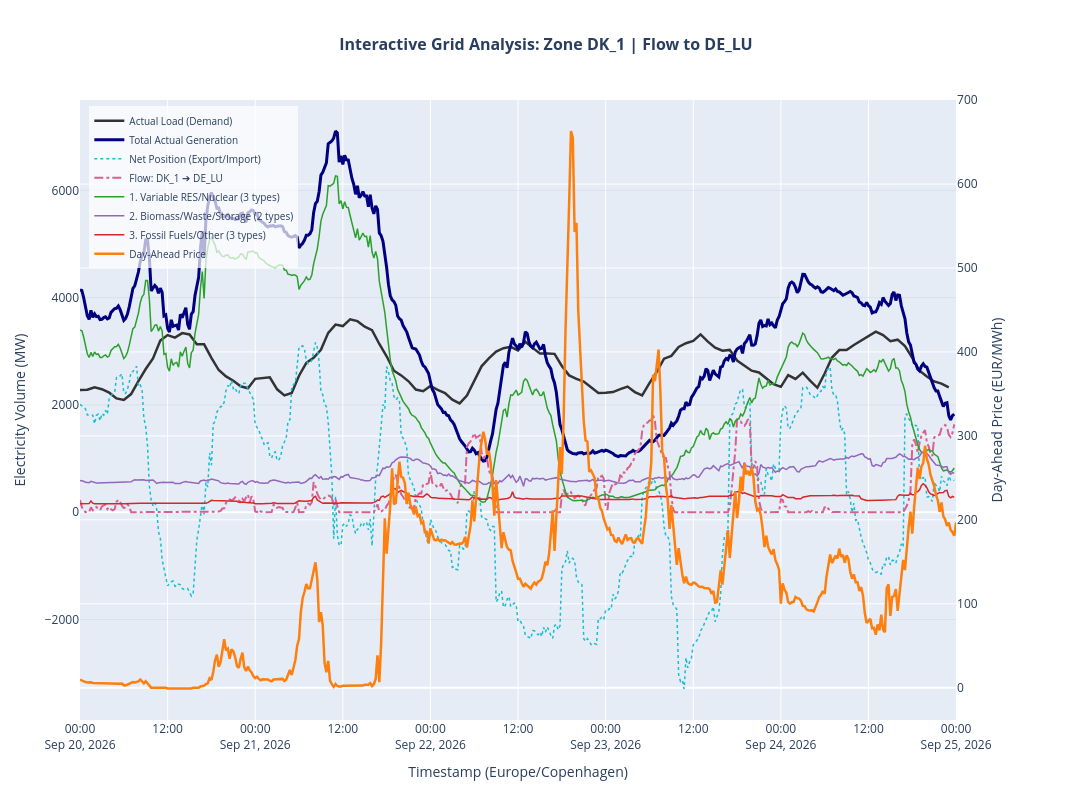

This figure's notebook cell:
### Code cell
from pathlib import Path
import pandas as pd
import plotly.graph_objects as go
from plotly.subplots import make_subplots
from entsoe import EntsoePandasClient
# from entsoe.mappings import AREA_MAPPINGS, lookup_area, NEIGHBOURS
from entsoe.exceptions import NoMatchingDataError
from entsoe.mappings import Area, lookup_area, NEIGHBOURS


# 1. Load API Key
cwd = Path.cwd()
api_file = cwd.parent.parent / "entsoe-api.txt"
if not api_file.exists():
    # Fallback to local directory if parent path doesn't exist
    api_file = Path("entsoe-api.txt")

API_TOKEN = api_file.read_text(encoding="utf-8").strip()
client = EntsoePandasClient(api_key=API_TOKEN)

# ==========================================================
# STEP 1: Select Origin Bidding Zone (country_code / country_code_from)
# ==========================================================
# ดึงชื่อคีย์ทั้งหมดจาก Area Enum
all_zones = sorted([area.name for area in Area])

print("=== [STEP 1] Available Origin Bidding Zones ===")
print(", ".join(all_zones))
print("==================================================")

country_code = input("\nEnter origin bidding zone (e.g., DK_1, DE, SE_3): ").strip().upper()

# ตรวจสอบความถูกต้องผ่านฟังก์ชันตรวจสอบของ Enum
if not hasattr(Area, country_code):
    raise ValueError(f"Invalid bidding zone: '{country_code}' is not recognized by ENTSO-E mapping.")

country_code_from = country_code
area_origin = lookup_area(country_code)
local_tz = area_origin.tz  # ดึง Timezone อัตโนมัติ
print(f"✅ Target Zone: {area_origin.meaning} | Timezone detected: {local_tz}")

# ==========================================================
# STEP 2: Select Connected Destination Zone (country_code_to)
# ==========================================================
print(f"\n=== [STEP 2] Possible Interconnected Zones for {country_code} ===")
possible_neighbors = sorted(NEIGHBOURS.get(country_code, []))

if not possible_neighbors:
    # Fallback if NEIGHBOURS map doesn't contain the exact code
    print("No pre-mapped neighbors found. Showing all available zones instead:")
    print(", ".join(all_zones))
    country_code_to = input("\nEnter destination bidding zone manually: ").strip()
else:
    print(", ".join(possible_neighbors))
    print("==================================================")
    country_code_to = input(f"\nEnter destination bidding zone from the list above: ").strip()

# ==========================================================
# STEP 3: Enter Start and End Dates
# ==========================================================
print("\n=== [STEP 3] Date Range Configuration ===")
print("Please enter dates using the pattern: YYYYMMDD (e.g., 20240101)")
print("==================================================")

start_input = input("Enter START date (YYYYMMDD): ").strip()
end_input = input("Enter END date (YYYYMMDD): ").strip()

try:
    start = pd.Timestamp(start_input, tz=local_tz)
    end = pd.Timestamp(end_input, tz=local_tz)
except Exception as e:
    raise ValueError(f"Date parsing failed. Please strictly follow 'YYYYMMDD'. Error: {e}")

# ==========================================================
# STEP 4: Fetch Data Safely
# ==========================================================
print(f"\n=== [STEP 4] Fetching Data for {country_code} ({start_input} to {end_input}) ===")
data_results = {}

def safe_query(func_name, func, *args, **kwargs):
    try:
        print(f" -> Fetching {func_name} ...")
        res = func(*args, **kwargs)
        data_results[func_name] = res
        return res
    except NoMatchingDataError:
        print(f"    ❌ No data found for {func_name}")
    except Exception as e:
        print(f"    ⚠️ Error in {func_name}: {type(e).__name__}")
    return None

# Core queries
safe_query('day_ahead_prices', client.query_day_ahead_prices, country_code, start=start, end=end)
safe_query('generation', client.query_generation, country_code, start=start, end=end, psr_type=None)
safe_query('load', client.query_load, country_code, start=start, end=end)
safe_query('net_position', client.query_net_position, country_code, start=start, end=end)

# Cross-border flows query between selected zones
safe_query('crossborder_flows', client.query_crossborder_flows, country_code_from, country_code_to, start=start, end=end)

# ==========================================================
# STEP 5: Process and Generate Plot
# ==========================================================
df_price = data_results.get('day_ahead_prices')
df_actual = data_results.get('generation')
df_load = data_results.get('load')
df_net_pos = data_results.get('net_position')
df_flows = data_results.get('crossborder_flows')

if df_price is None or df_actual is None:
    print("\n❌ Cannot generate plot: Generation or Price data is completely missing for this period.")
else:
    print("\n📊 Processing datasets and rendering Plotly dashboard...")
    
    # 1. Merit Order Processing
    merit_1_all = ['Solar', 'Wind Onshore', 'Wind Offshore', 'Hydro Run-of-river and pondage', 'Marine', 'Nuclear', 'Geothermal']
    merit_2_all = ['Biomass', 'Waste', 'Other renewable', 'Hydro Water Reservoir', 'Hydro Pumped Storage', 'Energy storage']
    merit_3_all = ['Fossil Gas', 'Fossil Hard coal', 'Fossil Brown coal/Lignite', 'Fossil Coal-derived gas', 'Fossil Oil', 'Fossil Oil shale', 'Fossil Peat', 'Other']

    available_cols = [c for c in df_actual.columns if "Consumption" not in c]
    m1_existing = [c for c in merit_1_all if c in available_cols]
    m2_existing = [c for c in merit_2_all if c in available_cols]
    m3_existing = [c for c in merit_3_all if c in available_cols]

    actual_m1 = df_actual[m1_existing].sum(axis=1) if m1_existing else pd.Series(0, index=df_actual.index)
    actual_m2 = df_actual[m2_existing].sum(axis=1) if m2_existing else pd.Series(0, index=df_actual.index)
    actual_m3 = df_actual[m3_existing].sum(axis=1) if m3_existing else pd.Series(0, index=df_actual.index)
    actual_total = df_actual[available_cols].sum(axis=1)

    load_series = df_load.iloc[:, 0] if isinstance(df_load, pd.DataFrame) else df_load
    net_pos_series = df_net_pos.iloc[:, 0] if isinstance(df_net_pos, pd.DataFrame) else df_net_pos
    
    # Extract cross-border flow series
    flow_series = df_flows.iloc[:, 0] if isinstance(df_flows, pd.DataFrame) else df_flows

    # 2. Build Subplot
    fig = make_subplots(specs=[[{"secondary_y": True}]])

    # Demand Line
    if load_series is not None:
        fig.add_trace(go.Scatter(x=load_series.index, y=load_series.values, name="Actual Load (Demand)", line=dict(color="#333333", width=2.5)), secondary_y=False)

    # Total Generation Line
    fig.add_trace(go.Scatter(x=actual_total.index, y=actual_total.values, name="Total Actual Generation", line=dict(color="#000080", width=3)), secondary_y=False)

    # Net Position Line
    if net_pos_series is not None:
        fig.add_trace(go.Scatter(x=net_pos_series.index, y=net_pos_series.values, name="Net Position (Export/Import)", line=dict(color="#17becf", width=1.5, dash="dot")), secondary_y=False)

    # 🟢 Cross Border Flow Line (New Addition!)
    if flow_series is not None:
        fig.add_trace(go.Scatter(x=flow_series.index, y=flow_series.values, name=f"Flow: {country_code_from} ➔ {country_code_to}", line=dict(color="#db5f8e", width=2, dash="dashdot")), secondary_y=False)

    # Merit Order Groups Traces
    fig.add_trace(go.Scatter(x=actual_m1.index, y=actual_m1.values, name=f"1. Variable RES/Nuclear ({len(m1_existing)} types)", line=dict(color="#2ca02c", width=1.5)), secondary_y=False)
    fig.add_trace(go.Scatter(x=actual_m2.index, y=actual_m2.values, name=f"2. Biomass/Waste/Storage ({len(m2_existing)} types)", line=dict(color="#9467bd", width=1.5)), secondary_y=False)
    fig.add_trace(go.Scatter(x=actual_m3.index, y=actual_m3.values, name=f"3. Fossil Fuels/Other ({len(m3_existing)} types)", line=dict(color="#d62728", width=1.5)), secondary_y=False)

    # Day-Ahead Price (Right Y-Axis)
    fig.add_trace(go.Scatter(x=df_price.index, y=df_price.values, name="Day-Ahead Price", line=dict(color="#ff7f0e", width=2.5), hovertemplate="Price: %{y:,.2f} EUR/MWh"), secondary_y=True)

    # Layout Setup
    fig.update_layout(
        title=dict(text=f"<b>Interactive Grid Analysis: Zone {country_code} | Flow to {country_code_to}</b>", x=0.5, font=dict(size=16)),
        xaxis_title=f"Timestamp ({local_tz})",
        hovermode="x unified",
        legend=dict(x=0.01, y=0.99, bgcolor="rgba(255, 255, 255, 0.7)", font=dict(size=10)),
        width=1300,
        height=800
    )
    fig.update_yaxes(title_text="Electricity Volume (MW)", secondary_y=False, gridcolor="rgba(0,0,0,0.05)")
    fig.update_yaxes(title_text="Day-Ahead Price (EUR/MWh)", secondary_y=True)

    fig.show()

### Figure 1 — Plotly figure (JSON) as saved in the notebook; plotly's stock layout.template omitted (floating-point values rounded to 4 significant figures; data arrays with more than 128 entries replaced by an {"elided": "..."} marker saying what was removed)
{"data": [{"line": {"color": "#333333", "width": 2.5}, "name": "Actual Load (Demand)", "type": "scatter", "x": ["2026-09-20T00:00:00+02:00", "2026-09-20T01:00:00+02:00", "2026-09-20T02:00:00+02:00", "2026-09-20T03:00:00+02:00", "2026-09-20T04:00:00+02:00", "2026-09-20T05:00:00+02:00", "2026-09-20T06:00:00+02:00", "2026-09-20T07:00:00+02:00", "2026-09-20T08:00:00+02:00", "2026-09-20T09:00:00+02:00", "2026-09-20T10:00:00+02:00", "2026-09-20T11:00:00+02:00", "2026-09-20T12:00:00+02:00", "2026-09-20T13:00:00+02:00", "2026-09-20T14:00:00+02:00", "2026-09-20T15:00:00+02:00", "2026-09-20T16:00:00+02:00", "2026-09-20T17:00:00+02:00", "2026-09-20T18:00:00+02:00", "2026-09-20T19:00:00+02:00", "2026-09-20T20:00:00+02:00", "2026-09-20T21:00:00+02:00", "2026-09-20T22:00:00+02:00", "2026-09-20T23:00:00+02:00", "2026-09-21T00:00:00+02:00", "2026-09-21T01:00:00+02:00", "2026-09-21T02:00:00+02:00", "2026-09-21T03:00:00+02:00", "2026-09-21T04:00:00+02:00", "2026-09-21T05:00:00+02:00", "2026-09-21T06:00:00+02:00", "2026-09-21T07:00:00+02:00", "2026-09-21T08:00:00+02:00", "2026-09-21T09:00:00+02:00", "2026-09-21T10:00:00+02:00", "2026-09-21T11:00:00+02:00", "2026-09-21T12:00:00+02:00", "2026-09-21T13:00:00+02:00", "2026-09-21T14:00:00+02:00", "2026-09-21T15:00:00+02:00", "2026-09-21T16:00:00+02:00", "2026-09-21T17:00:00+02:00", "2026-09-21T18:00:00+02:00", "2026-09-21T19:00:00+02:00", "2026-09-21T20:00:00+02:00", "2026-09-21T21:00:00+02:00", "2026-09-21T22:00:00+02:00", "2026-09-21T23:00:00+02:00", "2026-09-22T00:00:00+02:00", "2026-09-22T01:00:00+02:00", "2026-09-22T02:00:00+02:00", "2026-09-22T03:00:00+02:00", "2026-09-22T04:00:00+02:00", "2026-09-22T05:00:00+02:00", "2026-09-22T06:00:00+02:00", "2026-09-22T07:00:00+02:00", "2026-09-22T08:00:00+02:00", "2026-09-22T09:00:00+02:00", "2026-09-22T10:00:00+02:00", "2026-09-22T11:00:00+02:00", "2026-09-22T12:00:00+02:00", "2026-09-22T13:00:00+02:00", "2026-09-22T14:00:00+02:00", "2026-09-22T15:00:00+02:00", "2026-09-22T16:00:00+02:00", "2026-09-22T17:00:00+02:00", "2026-09-22T18:00:00+02:00", "2026-09-22T19:00:00+02:00", "2026-09-22T20:00:00+02:00", "2026-09-22T21:00:00+02:00", "2026-09-22T22:00:00+02:00", "2026-09-22T23:00:00+02:00", "2026-09-23T00:00:00+02:00", "2026-09-23T01:00:00+02:00", "2026-09-23T02:00:00+02:00", "2026-09-23T03:00:00+02:00", "2026-09-23T04:00:00+02:00", "2026-09-23T05:00:00+02:00", "2026-09-23T06:00:00+02:00", "2026-09-23T07:00:00+02:00", "2026-09-23T08:00:00+02:00", "2026-09-23T09:00:00+02:00", "2026-09-23T10:00:00+02:00", "2026-09-23T11:00:00+02:00", "2026-09-23T12:00:00+02:00", "2026-09-23T13:00:00+02:00", "2026-09-23T14:00:00+02:00", "2026-09-23T15:00:00+02:00", "2026-09-23T16:00:00+02:00", "2026-09-23T17:00:00+02:00", "2026-09-23T18:00:00+02:00", "2026-09-23T19:00:00+02:00", "2026-09-23T20:00:00+02:00", "2026-09-23T21:00:00+02:00", "2026-09-23T23:00:00+02:00", "2026-09-24T00:00:00+02:00", "2026-09-24T01:00:00+02:00", "2026-09-24T02:00:00+02:00", "2026-09-24T03:00:00+02:00", "2026-09-24T04:00:00+02:00", "2026-09-24T05:00:00+02:00", "2026-09-24T06:00:00+02:00", "2026-09-24T07:00:00+02:00", "2026-09-24T08:00:00+02:00", "2026-09-24T09:00:00+02:00", "2026-09-24T10:00:00+02:00", "2026-09-24T11:00:00+02:00", "2026-09-24T12:00:00+02:00", "2026-09-24T13:00:00+02:00", "2026-09-24T14:00:00+02:00", "2026-09-24T15:00:00+02:00", "2026-09-24T16:00:00+02:00", "2026-09-24T17:00:00+02:00", "2026-09-24T18:00:00+02:00", "2026-09-24T19:00:00+02:00", "2026-09-24T20:00:00+02:00", "2026-09-24T21:00:00+02:00", "2026-09-24T22:00:00+02:00", "2026-09-24T23:00:00+02:00"], "xaxis": "x", "y": [2280.0, 2282.0, 2328.0, 2293.0, 2228.0, 2121.0, 2092.0, 2202.0, 2443.0, 2669.0, 2867.0, 3202.0, 3302.0, 3255.0, 3339.0, 3313.0, 3132.0, 3130.0, 2878.0, 2650.0, 2532.0, 2451.0, 2347.0, 2309.0, 2486.0, 2497.0, 2516.0, 2291.0, 2178.0, 2223.0, 2544.0, 2786.0, 2876.0, 3029.0, 3344.0, 3496.0, 3470.0, 3597.0, 3562.0, 3458.0, 3392.0, 3136.0, 2907.0, 2638.0, 2550.0, 2440.0, 2287.0, 2255.0, 2352.0, 2280.0, 2222.0, 2099.0, 2027.0, 2174.0, 2451.0, 2719.0, 2867.0, 2994.0, 3057.0, 3082.0, 3015.0, 3176.0, 3063.0, 2957.0, 2960.0, 2952.0, 2725.0, 2551.0, 2485.0, 2434.0, 2328.0, 2224.0, 2229.0, 2239.0, 2296.0, 2343.0, 2240.0, 2176.0, 2407.0, 2615.0, 2862.0, 2915.0, 3082.0, 3151.0, 3193.0, 3315.0, 3180.0, 3066.0, 3010.0, 3026.0, 2827.0, 2737.0, 2638.0, 2604.0, 2386.0, 2337.0, 2555.0, 2484.0, 2601.0, 2452.0, 2319.0, 2584.0, 2883.0, 3022.0, 3022.0, 3118.0, 3205.0, 3294.0, 3366.0, 3300.0, 3187.0, 3216.0, 3098.0, 2877.0, 2637.0, 2529.0, 2437.0, 2396.0, 2327.0], "yaxis": "y"}, {"line": {"color": "#000080", "width": 3}, "name": "Total Actual Generation", "type": "scatter", "x": {"elided": "480 str values"}, "xaxis": "x", "y": {"elided": "480 float values"}, "yaxis": "y"}, {"line": {"color": "#17becf", "dash": "dot", "width": 1.5}, "name": "Net Position (Export/Import)", "type": "scatter", "x": {"elided": "480 str values"}, "xaxis": "x", "y": {"elided": "480 float values"}, "yaxis": "y"}, {"line": {"color": "#db5f8e", "dash": "dashdot", "width": 2}, "name": "Flow: DK_1 ➔ DE_LU", "type": "scatter", "x": {"elided": "480 str values"}, "xaxis": "x", "y": {"elided": "480 float values"}, "yaxis": "y"}, {"line": {"color": "#2ca02c", "width": 1.5}, "name": "1. Variable RES/Nuclear (3 types)", "type": "scatter", "x": {"elided": "480 str values"}, "xaxis": "x", "y": {"elided": "480 float values"}, "yaxis": "y"}, {"line": {"color": "#9467bd", "width": 1.5}, "name": "2. Biomass/Waste/Storage (2 types)", "type": "scatter", "x": {"elided": "480 str values"}, "xaxis": "x", "y": {"elided": "480 float values"}, "yaxis": "y"}, {"line": {"color": "#d62728", "width": 1.5}, "name": "3. Fossil Fuels/Other (3 types)", "type": "scatter", "x": {"elided": "480 str values"}, "xaxis": "x", "y": {"elided": "480 float values"}, "yaxis": "y"}, {"hovertemplate": "Price: %{y:,.2f} EUR/MWh", "line": {"color": "#ff7f0e", "width": 2.5}, "name": "Day-Ahead Price", "type": "scatter", "x": {"elided": "481 str values"}, "xaxis": "x", "y": {"elided": "481 float values"}, "yaxis": "y2"}], "layout": {"height": 800, "hovermode": "x unified", "legend": {"bgcolor": "rgba(255, 255, 255, 0.7)", "font": {"size": 10}, "x": 0.01, "y": 0.99}, "title": {"font": {"size": 16}, "text": "<b>Interactive Grid Analysis: Zone DK_1 | Flow to DE_LU</b>", "x": 0.5}, "width": 1300, "xaxis": {"anchor": "y", "domain": [0, 0.94], "title": {"text": "Timestamp (Europe/Copenhagen)"}}, "yaxis": {"anchor": "x", "domain": [0, 1], "gridcolor": "rgba(0,0,0,0.05)", "title": {"text": "Electricity Volume (MW)"}}, "yaxis2": {"anchor": "x", "overlaying": "y", "side": "right", "title": {"text": "Day-Ahead Price (EUR/MWh)"}}}}
